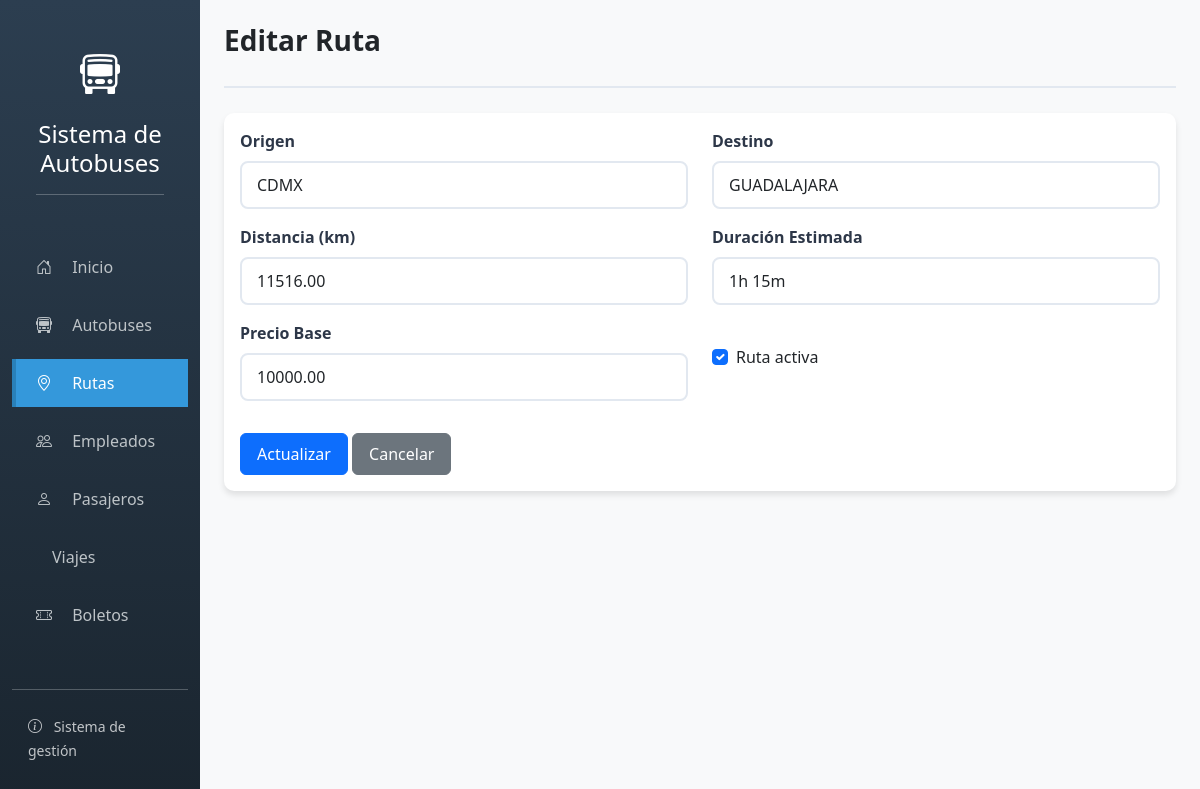
The page /rutas/editar/2/ on the database its author committed.
### app_autobuses/models.py (models this page shows, shortened)
class Ruta(models.Model):
    origen = models.CharField(max_length=100)
    destino = models.CharField(max_length=100)
    distancia_km = models.DecimalField(max_digits=10, decimal_places=2)
    duracion_estimada = models.CharField(max_length=20, help_text="Formato: 2h 30m")
    precio_base = models.DecimalField(max_digits=10, decimal_places=2)
    activa = models.BooleanField(default=True)
    class Meta:
        ordering = ['origen']

### app_autobuses/views.py (the view)
# urls.py: path('rutas/editar/<int:id>/', views.ruta_editar, name='ruta_editar'),
def ruta_editar(request, id):
    ruta = get_object_or_404(Ruta, id=id)
    if request.method == 'POST':
        form = RutaForm(request.POST, instance=ruta)
        if form.is_valid():
            form.save()
            messages.success(request, 'Ruta actualizada exitosamente.')
            return redirect('ruta_listar')
        else:
            messages.error(request, 'Error al actualizar la ruta.')
    else:
        form = RutaForm(instance=ruta)
    return render(request, 'app_autobuses/ruta/editar.html', {'form': form, 'ruta': ruta})

### app_autobuses/forms.py
class RutaForm(ModelForm):
    class Meta:
        model = Ruta
        fields = '__all__'
        widgets = {
            'origen': forms.TextInput(attrs={'class': 'form-control'}),
            'destino': forms.TextInput(attrs={'class': 'form-control'}),
            'distancia_km': forms.NumberInput(attrs={'class': 'form-control'}),
            'duracion_estimada': forms.TextInput(attrs={'class': 'form-control'}),
            'precio_base': forms.NumberInput(attrs={'class': 'form-control'}),
            'activa': forms.CheckboxInput(attrs={'class': 'form-check-input'}),
        }

### app_autobuses/templates/app_autobuses/ruta/editar.html (shortened to what this page needs)
{% extends 'base.html' %}
{% block header_title %}Editar Ruta{% endblock %}
{% block content %}
<div class="card">
    <div class="card-body">
        <form method="post">
            <div class="row">
                <div class="col-md-6 mb-3">
                    <label class="form-label">Origen</label>
                    {{ form.origen }}
                </div>
                <div class="col-md-6 mb-3">
                    <label class="form-label">Destino</label>
                    {{ form.destino }}
                </div>
                <div class="col-md-6 mb-3">
                    <label class="form-label">Distancia (km)</label>
                    {{ form.distancia_km }}
                </div>
                <div class="col-md-6 mb-3">
                    <label class="form-label">Duración Estimada</label>
                    {{ form.duracion_estimada }}
                </div>
                <div class="col-md-6 mb-3">
                    <label class="form-label">Precio Base</label>
                    {{ form.precio_base }}
                </div>
                <div class="col-md-6 mb-3">
                    <div class="form-check mt-4">
                        {{ form.activa }}
                        <label class="form-check-label">Ruta activa</label>
                    </div>
                </div>
            </div>
            <div class="mt-3">
                <button type="submit" class="btn btn-primary">Actualizar</button>
                <a href="{% url 'ruta_listar' %}" class="btn btn-secondary">Cancelar</a>
            </div>
        </form>
    </div>
</div>
{% endblock %}

### app_autobuses/templates/base.html (style rules this page uses)
body { background-color: #f8f9fa; font-family: 'Segoe UI', Tahoma, Geneva, Verdana, sans-serif; }
.card { border: none; border-radius: 10px; box-shadow: 0 4px 6px rgba(0,0,0,0.1); margin-bottom: 25px; }
.btn { padding: 8px 16px; border-radius: 6px; font-weight: 500; transition: all 0.3s; }
.form-control, .form-select { padding: 10px 15px; border: 2px solid #e2e8f0; border-radius: 8px; transition: all 0.3s; }
.form-label { font-weight: 600; margin-bottom: 8px; color: #2d3748; }

### rows shown on the page
Ruta: origen "CDMX", destino "GUADALAJARA", distancia_km "11516.00", duracion_estimada "1h 15m", precio_base "10000.00", activa "☑"
